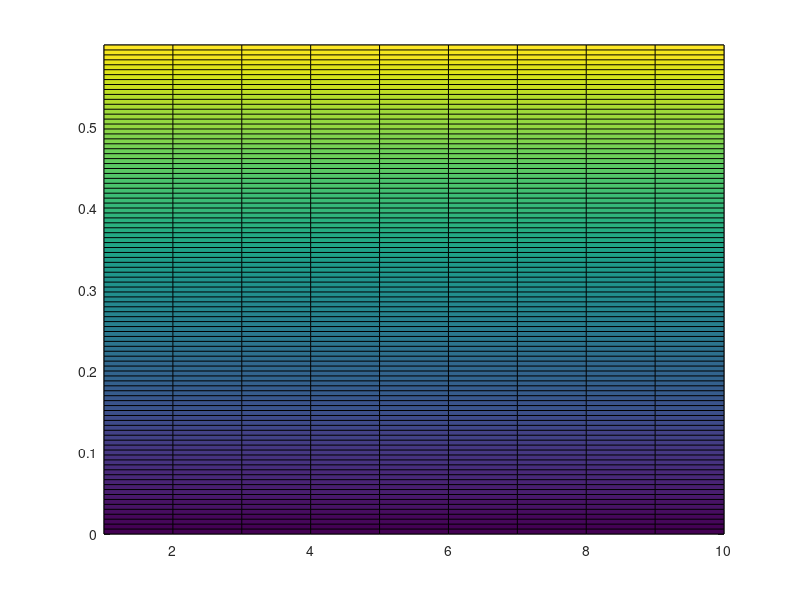

Recreate this plot in MATLAB. (Note: this script raises an error after producing the figure.)
% Create a figure to ensure colormap functions are accessible
% This is used to get around the problem with the lack of definition
% of fire with Matlab 2025b




hFig = figure;

set(hFig, 'units','normalized','position',[.49 .1 .05 .3])


prain=[0:0.6/99:0.6];
pcolor(repmat([1:10],100,1)',repmat(prain,10,1),repmat(prain,10,1))
%             colormap jet

% Apply the 'fire' colormap to the current figure
colormap(fire);

% Retrieve the colormap RGB matrix
fireMap = colormap;

shading interp
ax=gca;
set(ax,'XTickLabel','')

% Save the colormap matrix to a .mat file
save('/Users/restrepd/Documents/GitHub/drgMiniscope/fireColormap2023b.mat', 'fireMap');

% Later, to reload and apply the saved colormap:
% load('fireColormap2023b.mat', 'fireMap');
% colormap(fireMap);
